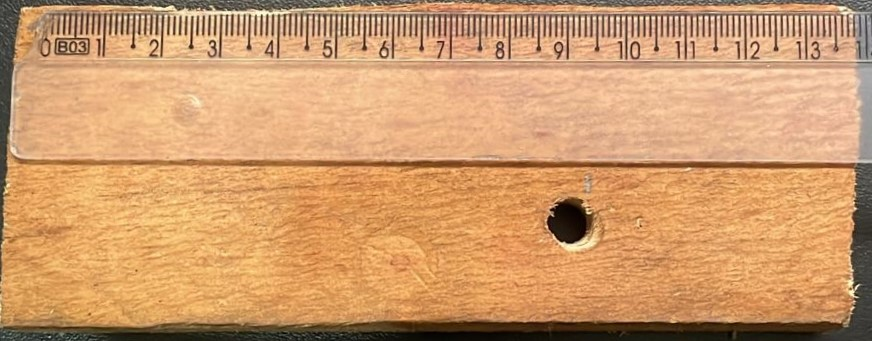
#> input picture 04 - detector-materiais/imagem.jpeg, 872 x 341 px
$ python main.py
#> lines starting #> are read from the running program, lines starting #| are printed output that depends on the picture; after the words box and inside, x2 and y2 are one past the last pixel; in counts of white or black regions, pixels touching at a corner belong together
import cv2
import numpy as np
import matplotlib.pyplot as plt

# === CONFIGURAÇÕES DO PROJETO ===
pixels_por_cm = 58.3
x_esperado_cm = 9.86
y_esperado_cm = 3.76
raio_esperado_cm = 0.34
tolerancia_cm = 1.5
tolerancia_raio_cm = 0.7

# Conversão para pixels
x_esperado = x_esperado_cm * pixels_por_cm
y_esperado = y_esperado_cm * pixels_por_cm
raio_esperado = raio_esperado_cm * pixels_por_cm
tolerancia_pos = tolerancia_cm * pixels_por_cm
tolerancia_raio = tolerancia_raio_cm * pixels_por_cm

# === CARREGAR IMAGEM ===
caminho_imagem = "imagem.jpeg"
imagem = cv2.imread(caminho_imagem)
#> imagem is the input picture: shape (341, 872, 3); mean B, G, R 108, 155, 206.2
saida = imagem.copy()

# Pré-processamento
gray = cv2.cvtColor(imagem, cv2.COLOR_BGR2GRAY)
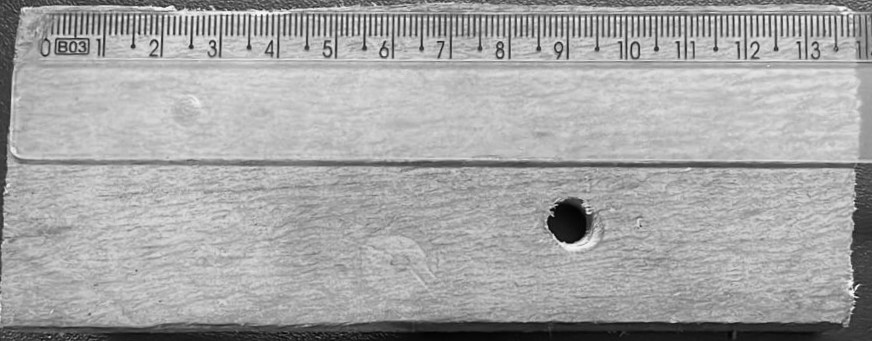
#> gray: shape (341, 872); min 1, max 251, mean 165
blur = cv2.GaussianBlur(gray, (11, 11), 2.5)
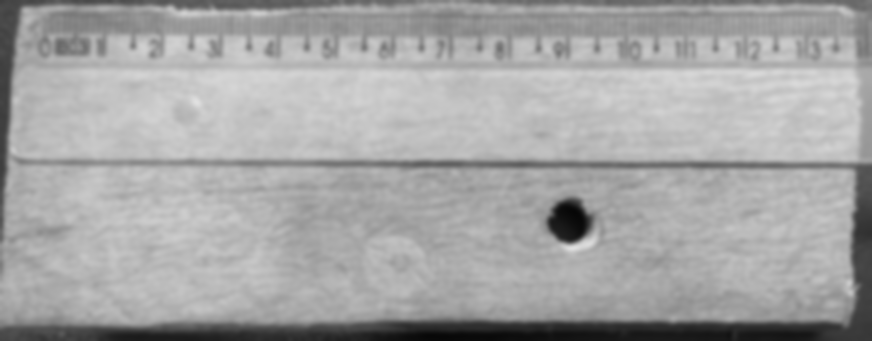
#> blur: shape (341, 872); min 6, max 224, mean 165
edges = cv2.Canny(blur, 30, 100)
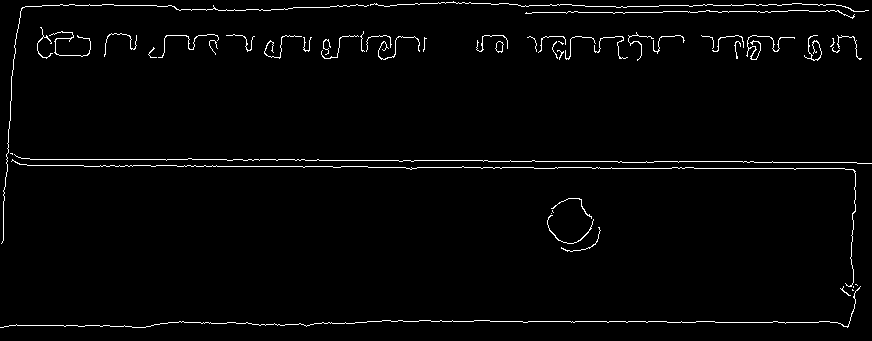
#> edges: shape (341, 872); 2.1% white in thin lines or dots

# === DETECÇÃO DE FURO ===
circles = cv2.HoughCircles(
    edges,
    cv2.HOUGH_GRADIENT,
    dp=1.2,
    minDist=50,
    param1=100,
    param2=30,
    minRadius=15,
    maxRadius=50
)
#> circles = [[666.6, 53.4, 49.32], [611.4, 48.6, 42.72], [798.6, 46.2, 44.04], [575.4, 222.6, 26.64], [341.4, 42.6, 38.4], [522.6, 48.6, 44.04], [738.6, 42.6, 38.76], [65.4, 30.6, 26.4], [276.6, 42.6, 32.88]]

# === ANÁLISE ===
resultado = "Nenhum furo detectado"
if circles is not None:
    circles = np.round(circles[0, :]).astype("int")
#> circles = [[667, 53, 49], [611, 49, 43], [799, 46, 44], [575, 223, 27], [341, 43, 38], [523, 49, 44], [739, 43, 39], [65, 31, 26], [277, 43, 33]]
    for (x, y, r) in circles:
        print(f"Detectado: x={x}, y={y}, r={r}")
        pos_ok = (abs(x - x_esperado) <= tolerancia_pos and
                  abs(y - y_esperado) <= tolerancia_pos)
        raio_ok = abs(r - raio_esperado) <= tolerancia_raio

        cor = (0, 255, 0) if pos_ok and raio_ok else (0, 0, 255)
        texto = "Furo OK" if pos_ok and raio_ok else "Furo Incorreto"
        cv2.circle(saida, (x, y), r, cor, 2)
        cv2.circle(saida, (x, y), 2, (0, 255, 255), 3)
        cv2.putText(saida, texto, (x - 100, y - 40),
                    cv2.FONT_HERSHEY_SIMPLEX, 0.7, cor, 2)

        resultado = texto
#> this loop made 9 passes
#> (x, y, r, pos_ok, cor, texto, resultado) on passes 1 to 9: (667, 53, 49, False, (0, 0, 255), 'Furo Incorreto', 'Furo Incorreto'), (611, 49, 43, False, (0, 0, 255), 'Furo Incorreto', 'Furo Incorreto'), (799, 46, 44, False, (0, 0, 255), 'Furo Incorreto', 'Furo Incorreto'), (575, 223, 27, True, (0, 255, 0), 'Furo OK', 'Furo OK'), (341, 43, 38, False, (0, 0, 255), 'Furo Incorreto', 'Furo Incorreto'), (523, 49, 44, False, (0, 0, 255), 'Furo Incorreto', 'Furo Incorreto'), (739, 43, 39, False, (0, 0, 255), 'Furo Incorreto', 'Furo Incorreto'), (65, 31, 26, False, (0, 0, 255), 'Furo Incorreto', 'Furo Incorreto'), (277, 43, 33, False, (0, 0, 255), 'Furo Incorreto', 'Furo Incorreto')
#| Detectado: x=667, y=53, r=49
#| Detectado: x=611, y=49, r=43
#| Detectado: x=799, y=46, r=44
#| Detectado: x=575, y=223, r=27
#| Detectado: x=341, y=43, r=38
#| Detectado: x=523, y=49, r=44
#| Detectado: x=739, y=43, r=39
#| Detectado: x=65, y=31, r=26
#> (further printed lines are left out)
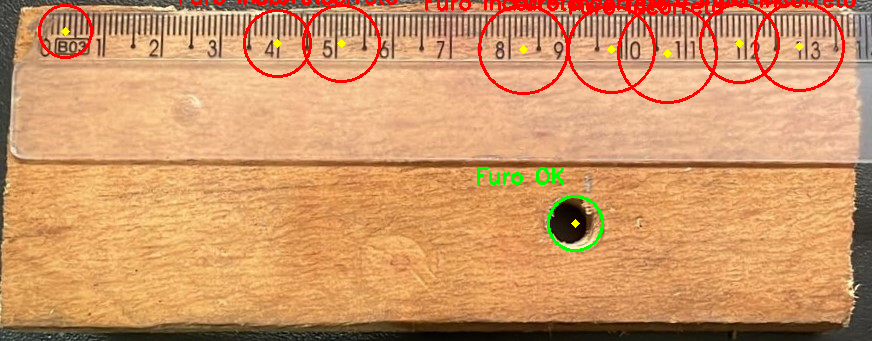
#> saida: shape (341, 872, 3); 3.43% of pixels changed, all inside (x1, y1, x2, y2) = (38, 0, 856, 252)

# === EXIBIR RESULTADO ===
saida_rgb = cv2.cvtColor(saida, cv2.COLOR_BGR2RGB)
plt.figure(figsize=(10, 8))
plt.imshow(saida_rgb)
plt.title(resultado)
plt.axis("off")
plt.show()
